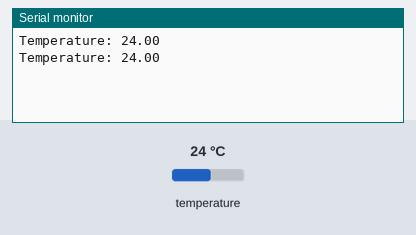
The sketch below on a simulated Arduino Uno, built with avr-gcc and run on an emulated ATmega328P. On the bench: the last lines printed to the serial monitor. The inputs (shaded band) are chosen by the test bench; at power-on: temperature 24 °C.

Above: at 5.1 s.
5.2 s: temperature set to 12 °C
At 8.9 s:
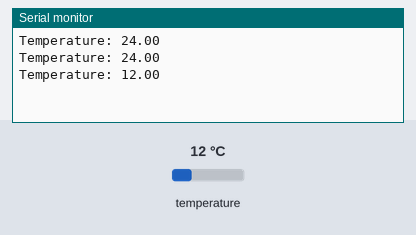
9.6 s: temperature set to 19 °C
At 11.3 s:
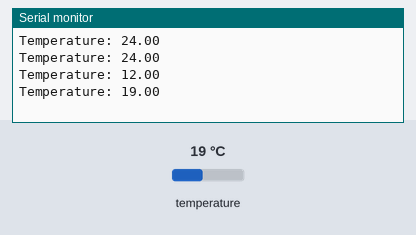
Timing chart, 0 to 12.8 s (numbered marks = the images above; inputs shaded):
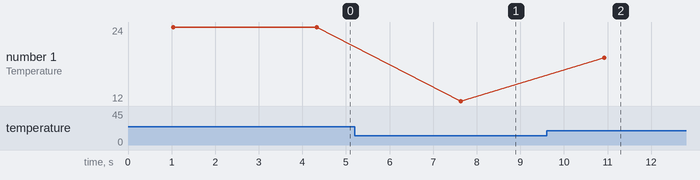

The sketch:

detectTempSensor.ino
```cpp
#include  <OneWire.h >
OneWire ds(2);
void setup() {
 // put your setup code here, to run once:
 Serial.begin(115200);
}

void temperature(){
 byte i;
 byte present = 0;
 byte type_s;
 byte data[12];
 byte addr[8];
 float celsius, fahrenheit;

 if ( !ds.search(addr)) {
 /// Serial.println("No more addresses.");
 /// Serial.println();
 ds.reset_search();
 delay(250);
 return;
 }
 if ( ds.search(addr)) {
 Serial.println("fallo");
 }

 for( i = 0; i < 8; i++) {
 addr[i];
 }
 if (OneWire::crc8(addr, 7) != addr[7]) {
 Serial.println("CRC is not valid!");
 return;
 }

 // the first ROM byte indicates which chip
 switch (addr[0]) {
 case 0x10:

 type_s = 1;
 break;
 case 0x28:

 type_s = 0;
 break;
 case 0x22:
 // Serial.println(" Chip = DS1822");
 type_s = 0;
 break;
 default:
 Serial.println("Device is not a DS18x20 family device.");

 return;
 }

 ds.reset();
 ds.select(addr);
 ds.write(0x44, 1);
  delay(1000);

 present = ds.reset();
 ds.select(addr);
 ds.write(0xBE);

 //Serial.println("Paso 7");

 for ( i = 0; i < 9; i++) {
 data[i] = ds.read();
 }

 OneWire::crc8(data, 8);

 int16_t raw = (data[1] << 8) | data[0];
 if (type_s) {
 raw = raw << 3;
 if (data[7] == 0x10) {
 raw = (raw & 0xFFF0) + 12 - data[6]; }
 } else {
 byte cfg = (data[4] & 0x60);

 if (cfg == 0x00) raw = raw & ~7; // 9 bit resolution, 93.75 ms
 else if (cfg == 0x20) raw = raw & ~3; // 10 bit res, 187.5 ms
 else if (cfg == 0x40) raw = raw & ~1; // 11 bit res, 375 ms
  }

 float celsius_web;
 celsius = (float)raw / 16.0;

 if (isnan(celsius)) {
 Serial.println("isnan");
 }

 Serial.println("Temperature: "+String(celsius));
}

void loop() {
  // put your main code here, to run repeatedly:
 temperature();
 delay(1000);
 }
```

Measured:
- after the input at 5.2 s, the serial monitor: prints a new line after 2.4 s (image 1)
- after the input at 9.6 s, the serial monitor: prints a new line after 1.3 s (image 2)
- plotted number 1: 24 → 12 after the input at 5.2 s, 12 → 19 after the input at 9.6 s
